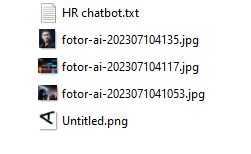
#> input picture Screenshot_1.png, 251 x 154 px
$ python simple.py
#> lines starting #> are read from the running program, lines starting #| are printed output that depends on the picture
import pytesseract
from PIL import Image

# Open the image file
image = Image.open('Screenshot_1.png')
#> image is the input picture: PIL image 251x154 RGBA; mean R, G, B, A 240.6, 240.3, 240.7, 255

# Convert the image to grayscale
image = image.convert('L')
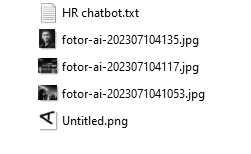
#> image: PIL image 251x154 L; min 0, max 255, mean 240.4

# Use pytesseract to recognize text in the image
#> (the run stopped early here; a loop or call above may not have finished)
